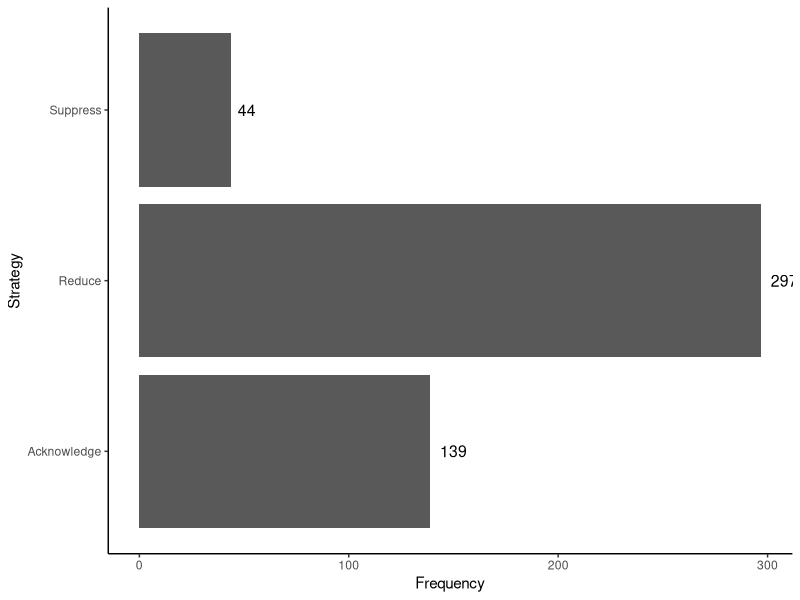
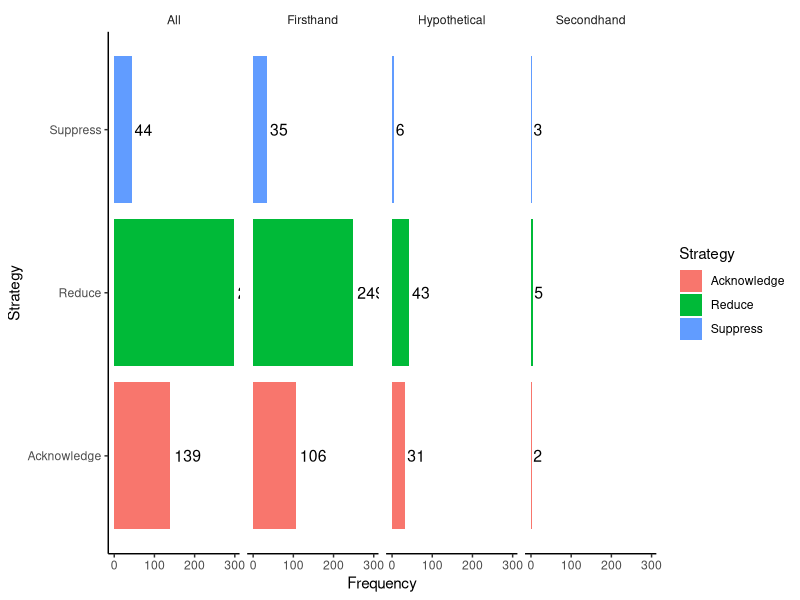
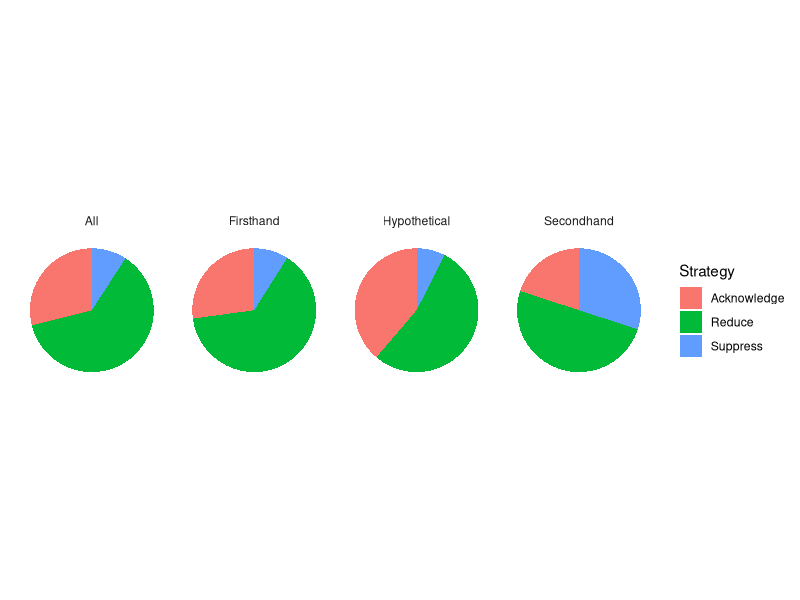
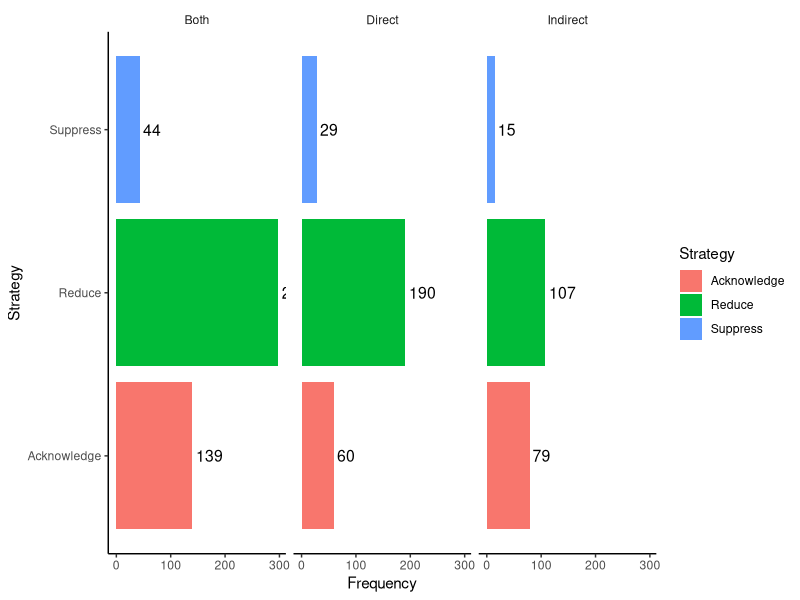
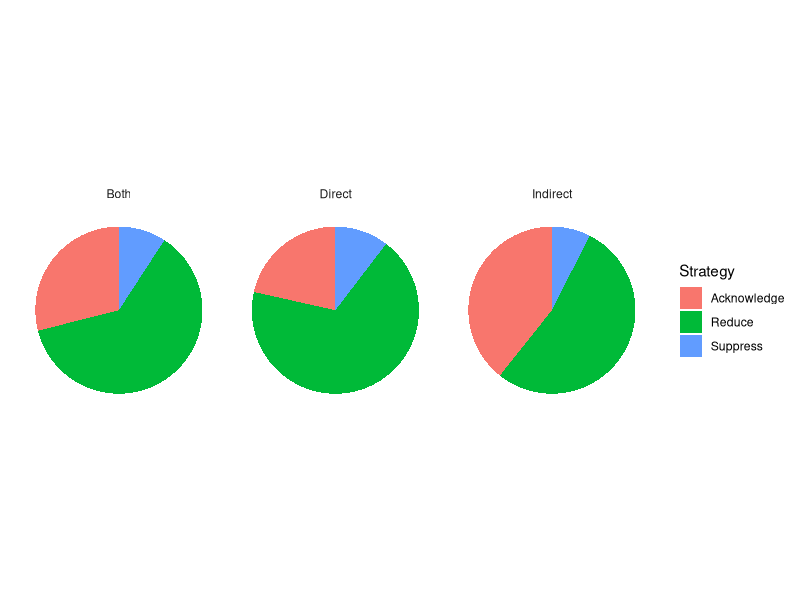
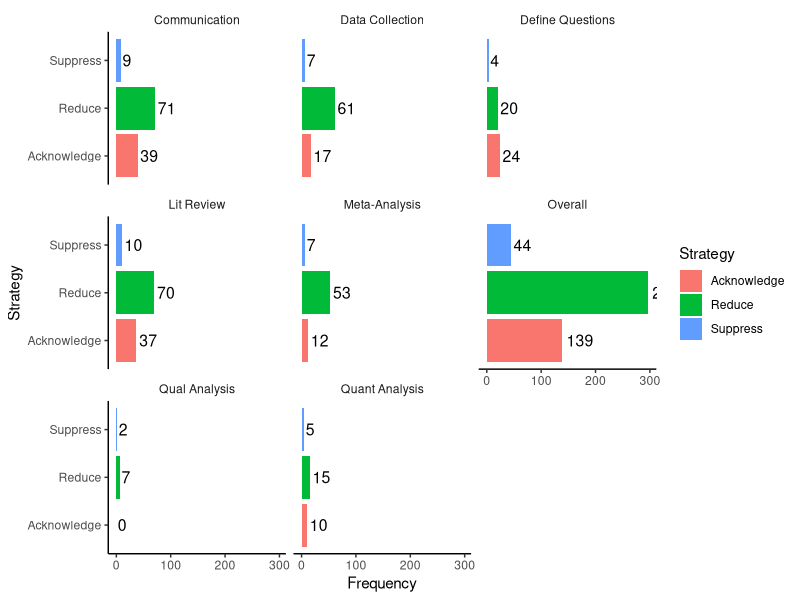
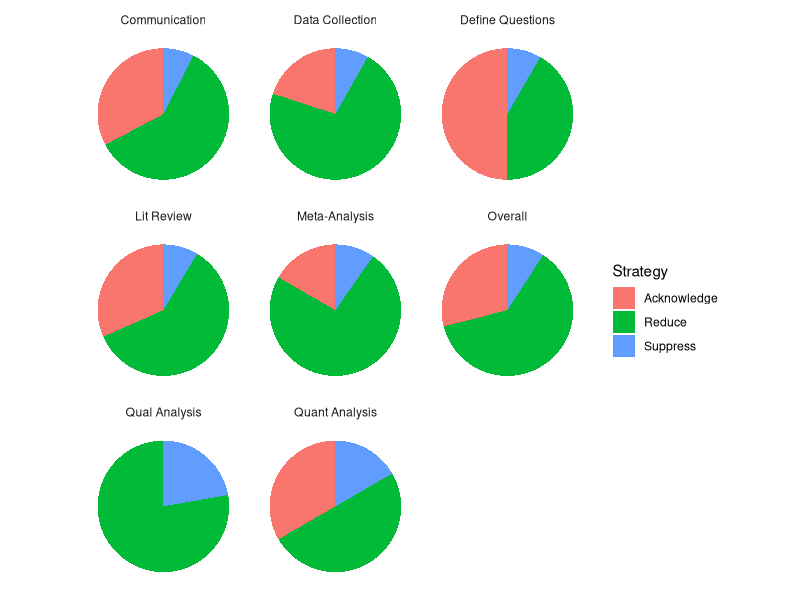
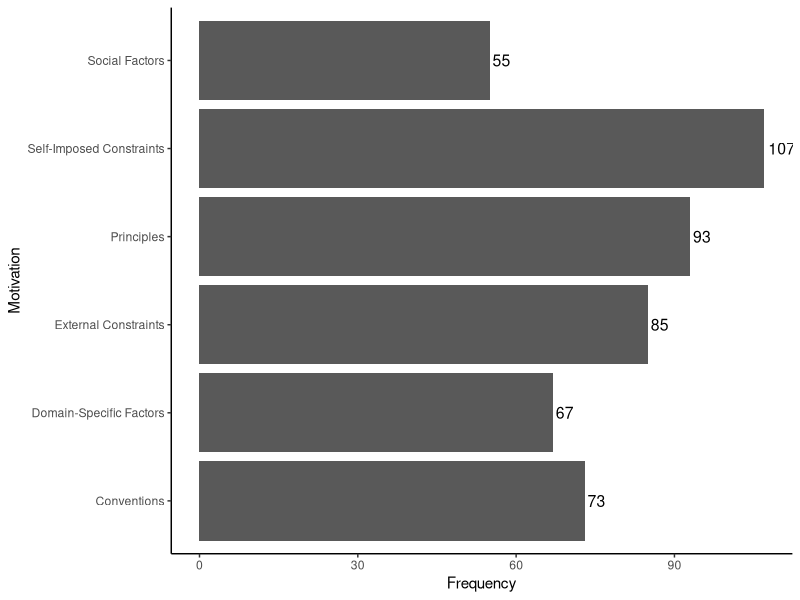

R code for these plots, in order:
## ---- chunk 1
library(ggplot2)
library(dplyr)
# library(ggstance) # devtools::install_github("lionel-/ggstance")
knitr::opts_chunk$set(echo = TRUE)
## ---- chunk 2
codes <- read.csv(file="codes-anonymous.csv", header=TRUE, sep=",")
## ---- chunk 3
# counts of strategies
d.strat <- data.frame(
  "Strategy"=c('Acknowledge','Reduce','Suppress'),
  "Frequency"=c(sum(codes$Strategy=='Acknowledge'),sum(codes$Strategy=='Reduce'),sum(codes$Strategy=='Suppress')),
  "Percent"=c(sum(codes$Strategy=='Acknowledge'),sum(codes$Strategy=='Reduce'),sum(codes$Strategy=='Suppress'))/length(codes$Decision)*100
)
## ---- chunk 4
ggplot(d.strat, aes(x=Strategy,y=Frequency)) + 
  geom_bar(stat = 'identity') + 
  geom_text(aes(label=Frequency),position=position_dodge(width=0.9), size=4, hjust=-0.35) + 
  theme(panel.background = element_blank(), axis.line = element_line(colour = "black")) + 
  coord_flip()
## ---- chunk 5
# add column to data table of strategies for type of mention
d.strat.mention <- cbind(d.strat,"Mention"=c("All","All","All"))

# get counts of strategies for:
# firsthand accounts
codes.firsthand <- codes %>% filter(Mention=="Firsthand")
d.strat.mention <- rbind(d.strat.mention, data.frame(
  "Strategy"=c('Acknowledge','Reduce','Suppress'),
  "Frequency"=c(sum(codes.firsthand$Strategy=='Acknowledge'),sum(codes.firsthand$Strategy=='Reduce'),sum(codes.firsthand$Strategy=='Suppress')),
    "Percent"=c(sum(codes.firsthand$Strategy=='Acknowledge'),sum(codes.firsthand$Strategy=='Reduce'),sum(codes.firsthand$Strategy=='Suppress'))/length(codes.firsthand$Decision)*100,
  "Mention"=c("Firsthand","Firsthand","Firsthand")
))
# secondhand accounts
codes.secondhand <- codes %>% filter(Mention=="Secondhand")
d.strat.mention <- rbind(d.strat.mention, data.frame(
  "Strategy"=c('Acknowledge','Reduce','Suppress'),
  "Frequency"=c(sum(codes.secondhand$Strategy=='Acknowledge'),sum(codes.secondhand$Strategy=='Reduce'),sum(codes.secondhand$Strategy=='Suppress')),
  "Percent"=c(sum(codes.secondhand$Strategy=='Acknowledge'),sum(codes.secondhand$Strategy=='Reduce'),sum(codes.secondhand$Strategy=='Suppress'))/length(codes.secondhand$Decision)*100,
  "Mention"=c("Secondhand","Secondhand","Secondhand")
))
# hypothetical accounts
codes.hypothetical <- codes %>% filter(Mention=="Hypothetical")
d.strat.mention <- rbind(d.strat.mention, data.frame(
  "Strategy"=c('Acknowledge','Reduce','Suppress'),
  "Frequency"=c(sum(codes.hypothetical$Strategy=='Acknowledge'),sum(codes.hypothetical$Strategy=='Reduce'),sum(codes.hypothetical$Strategy=='Suppress')),
  "Percent"=c(sum(codes.hypothetical$Strategy=='Acknowledge'),sum(codes.hypothetical$Strategy=='Reduce'),sum(codes.hypothetical$Strategy=='Suppress'))/length(codes.hypothetical$Decision)*100,
  "Mention"=c("Hypothetical","Hypothetical","Hypothetical")
))
## ---- chunk 6
ggplot(d.strat.mention, aes(x=Strategy, y=Frequency, fill=Strategy)) + 
  geom_bar(stat = 'identity') + 
  geom_text(aes(label=Frequency), position=position_dodge(width=0.9), size=4, hjust=-0.15) + 
  theme(panel.background = element_blank(), axis.line = element_line(colour = "black"), strip.background = element_blank()) + 
  facet_grid(~ Mention) +
  coord_flip()

ggplot(d.strat.mention, aes(x="", y=Percent, fill=Strategy)) +
  geom_bar(width = 1, stat = "identity") +
  coord_polar("y", start = 0) +
  # geom_text(aes(label = round(Percent,digits=1)), size=4) +
  theme_minimal() + 
  theme(axis.title.x = element_blank(), axis.title.y = element_blank(), panel.border = element_blank(), panel.grid=element_blank(),
  axis.ticks = element_blank(), plot.title=element_text(size=14, face="bold"), axis.text.x=element_blank(), strip.background = element_blank()) +
  facet_grid(~ Mention)
## ---- chunk 7
# add column to data table of strategies for type of mention
d.strat.impact <- cbind(d.strat,"Impact"=c("Both","Both","Both"))

# get counts of strategies for decisions with:
# direct impact
codes.direct <- codes %>% filter(Impact=="Direct")
d.strat.impact <- rbind(d.strat.impact, data.frame(
  "Strategy"=c('Acknowledge','Reduce','Suppress'),
  "Frequency"=c(sum(codes.direct$Strategy=='Acknowledge'),sum(codes.direct$Strategy=='Reduce'),sum(codes.direct$Strategy=='Suppress')),
  "Percent"=c(sum(codes.direct$Strategy=='Acknowledge'),sum(codes.direct$Strategy=='Reduce'),sum(codes.direct$Strategy=='Suppress'))/length(codes.direct$Decision)*100,
  "Impact"=c("Direct","Direct","Direct")
))
# indirect impact
codes.indirect <- codes %>% filter(Impact=="Indirect")
d.strat.impact <- rbind(d.strat.impact, data.frame(
  "Strategy"=c('Acknowledge','Reduce','Suppress'),
  "Frequency"=c(sum(codes.indirect$Strategy=='Acknowledge'),sum(codes.indirect$Strategy=='Reduce'),sum(codes.indirect$Strategy=='Suppress')),
  "Percent"=c(sum(codes.indirect$Strategy=='Acknowledge'),sum(codes.indirect$Strategy=='Reduce'),sum(codes.indirect$Strategy=='Suppress'))/length(codes.indirect$Decision)*100,
  "Impact"=c("Indirect","Indirect","Indirect")
))
## ---- chunk 8
ggplot(d.strat.impact, aes(x=Strategy,y=Frequency,fill=Strategy)) + 
  geom_bar(stat = 'identity') + 
  geom_text(aes(label=Frequency),position=position_dodge(width=0.9), size=4, hjust=-0.15) + 
  theme(panel.background = element_blank(), axis.line = element_line(colour = "black"), strip.background = element_blank()) + 
  facet_grid(~ Impact) +
  coord_flip()

ggplot(d.strat.impact, aes(x="", y=Percent, fill=Strategy)) +
  geom_bar(width = 1, stat = "identity") +
  coord_polar("y", start = 0) +
  # geom_text(aes(label = round(Percent,digits=1)), size=4) +
  theme_minimal() + 
  theme(axis.title.x = element_blank(), axis.title.y = element_blank(), panel.border = element_blank(), panel.grid=element_blank(),
  axis.ticks = element_blank(), plot.title=element_text(size=14, face="bold"), axis.text.x=element_blank(), strip.background = element_blank()) +
  facet_grid(~ Impact)
## ---- chunk 9
# add column to data table of strategies for type of mention
d.strat.stage <- cbind(d.strat,"Stage"=c("Overall","Overall","Overall"))

# get counts of strategies at the stage of:
# questions
codes.questions <- codes %>% filter(Stage.of.Analysis=="Defining questions and objectives")
d.strat.stage <- rbind(d.strat.stage, data.frame(
  "Strategy"=c('Acknowledge','Reduce','Suppress'),
  "Frequency"=c(sum(codes.questions$Strategy=='Acknowledge'),sum(codes.questions$Strategy=='Reduce'),sum(codes.questions$Strategy=='Suppress')),
  "Percent"=c(sum(codes.questions$Strategy=='Acknowledge'),sum(codes.questions$Strategy=='Reduce'),sum(codes.questions$Strategy=='Suppress'))/length(codes.questions$Decision)*100,
  "Stage"=c("Define Questions","Define Questions","Define Questions")
))
# literature review
codes.review <- codes %>% filter(Stage.of.Analysis=="Literature review")
d.strat.stage <- rbind(d.strat.stage, data.frame(
  "Strategy"=c('Acknowledge','Reduce','Suppress'),
  "Frequency"=c(sum(codes.review$Strategy=='Acknowledge'),sum(codes.review$Strategy=='Reduce'),sum(codes.review$Strategy=='Suppress')),
  "Percent"=c(sum(codes.review$Strategy=='Acknowledge'),sum(codes.review$Strategy=='Reduce'),sum(codes.review$Strategy=='Suppress'))/length(codes.review$Decision)*100,
  "Stage"=c("Lit Review","Lit Review","Lit Review")
))
# data collection
codes.collect <- codes %>% filter(Stage.of.Analysis=="Data collection")
d.strat.stage <- rbind(d.strat.stage, data.frame(
  "Strategy"=c('Acknowledge','Reduce','Suppress'),
  "Frequency"=c(sum(codes.collect$Strategy=='Acknowledge'),sum(codes.collect$Strategy=='Reduce'),sum(codes.collect$Strategy=='Suppress')),
  "Percent"=c(sum(codes.collect$Strategy=='Acknowledge'),sum(codes.collect$Strategy=='Reduce'),sum(codes.collect$Strategy=='Suppress'))/length(codes.collect$Decision)*100,
  "Stage"=c("Data Collection","Data Collection","Data Collection")
))
# meta-analysis
codes.meta <- codes %>% filter(Stage.of.Analysis=="Meta-analysis")
d.strat.stage <- rbind(d.strat.stage, data.frame(
  "Strategy"=c('Acknowledge','Reduce','Suppress'),
  "Frequency"=c(sum(codes.meta$Strategy=='Acknowledge'),sum(codes.meta$Strategy=='Reduce'),sum(codes.meta$Strategy=='Suppress')),
  "Percent"=c(sum(codes.meta$Strategy=='Acknowledge'),sum(codes.meta$Strategy=='Reduce'),sum(codes.meta$Strategy=='Suppress'))/length(codes.meta$Decision)*100,
  "Stage"=c("Meta-Analysis","Meta-Analysis","Meta-Analysis")
))
# quantitative analysis
codes.quant <- codes %>% filter(Stage.of.Analysis=="Quantitative Analysis")
d.strat.stage <- rbind(d.strat.stage, data.frame(
  "Strategy"=c('Acknowledge','Reduce','Suppress'),
  "Frequency"=c(sum(codes.quant$Strategy=='Acknowledge'),sum(codes.quant$Strategy=='Reduce'),sum(codes.quant$Strategy=='Suppress')),
  "Percent"=c(sum(codes.quant$Strategy=='Acknowledge'),sum(codes.quant$Strategy=='Reduce'),sum(codes.quant$Strategy=='Suppress'))/length(codes.quant$Decision)*100,
  "Stage"=c("Quant Analysis","Quant Analysis","Quant Analysis")
))
# qualitative analysis
codes.qual <- codes %>% filter(Stage.of.Analysis=="Qualitative analysis")
d.strat.stage <- rbind(d.strat.stage, data.frame(
  "Strategy"=c('Acknowledge','Reduce','Suppress'),
  "Frequency"=c(sum(codes.qual$Strategy=='Acknowledge'),sum(codes.qual$Strategy=='Reduce'),sum(codes.qual$Strategy=='Suppress')),
  "Percent"=c(sum(codes.qual$Strategy=='Acknowledge'),sum(codes.qual$Strategy=='Reduce'),sum(codes.qual$Strategy=='Suppress'))/length(codes.qual$Decision)*100,
  "Stage"=c("Qual Analysis","Qual Analysis","Qual Analysis")
))
# communication
codes.comm <- codes %>% filter(Stage.of.Analysis=="Communication")
d.strat.stage <- rbind(d.strat.stage, data.frame(
  "Strategy"=c('Acknowledge','Reduce','Suppress'),
  "Frequency"=c(sum(codes.comm$Strategy=='Acknowledge'),sum(codes.comm$Strategy=='Reduce'),sum(codes.comm$Strategy=='Suppress')),
  "Percent"=c(sum(codes.comm$Strategy=='Acknowledge'),sum(codes.comm$Strategy=='Reduce'),sum(codes.comm$Strategy=='Suppress'))/length(codes.comm$Decision)*100,
  "Stage"=c("Communication","Communication","Communication")
))
## ---- chunk 10
ggplot(d.strat.stage, aes(x=Strategy,y=Frequency,fill=Strategy)) + 
  geom_bar(stat = 'identity') + 
  geom_text(aes(label=Frequency),position=position_dodge(width=0.9), size=4, hjust=-0.15) + 
  theme(panel.background = element_blank(), axis.line = element_line(colour = "black"), strip.background = element_blank()) + 
  facet_wrap(~ Stage) +
  coord_flip()

ggplot(d.strat.stage, aes(x="", y=Percent, fill=Strategy)) +
  geom_bar(width = 1, stat = "identity") +
  coord_polar("y", start = 0) +
  # geom_text(aes(label = round(Percent,digits=1)), size=4) +
  theme_minimal() + 
  theme(axis.title.x = element_blank(), axis.title.y = element_blank(), panel.border = element_blank(), panel.grid=element_blank(),
  axis.ticks = element_blank(), plot.title=element_text(size=14, face="bold"), axis.text.x=element_blank(), strip.background = element_blank()) +
  facet_wrap(~ Stage)
## ---- chunk 11
unique(codes$Reason)
## ---- chunk 12
# add a column to the data table for motivations
codes$Motivation <- with(codes, 
                         ifelse(Reason %in% c("Consistency", "Reproducibility", "Comprehensiveness"), "Principles",
                            ifelse(Reason %in% c("Confidence through consensus", "Ease of understanding"), "Social Factors",
                               ifelse(Reason %in% c("Domain knowledge", "Conceptual clarity"), "Domain-Specific Factors",
                                  ifelse(Reason %in% c("Statistical power", "Standard practice"), "Conventions",
                                     ifelse(Reason %in% c("Research questions", "Caution", "Preference", "Lack of knowledge"), "Self-Imposed Constraints",
                                        "External Constraints"
                                     )
                                  )
                               )
                            )
                         )
                    )
## ---- chunk 13
# counts of strategies
d.motive <- data.frame(
  "Motivation"=c("Principles","Social Factors","Domain-Specific Factors","Conventions","Self-Imposed Constraints","External Constraints"),
  "Frequency"=c(sum(codes$Motivation=="Principles"),sum(codes$Motivation=="Social Factors"),sum(codes$Motivation=="Domain-Specific Factors"),sum(codes$Motivation=="Conventions"),sum(codes$Motivation=="Self-Imposed Constraints"),sum(codes$Motivation=="External Constraints")),
  "Percent"=c(sum(codes$Motivation=="Principles"),sum(codes$Motivation=="Social Factors"),sum(codes$Motivation=="Domain-Specific Factors"),sum(codes$Motivation=="Conventions"),sum(codes$Motivation=="Self-Imposed Constraints"),sum(codes$Motivation=="External Constraints"))/length(codes$Decision)*100
)
## ---- chunk 14
ggplot(d.motive, aes(x=Motivation,y=Frequency)) + 
  geom_bar(stat = 'identity') + 
  geom_text(aes(label=Frequency),position=position_dodge(width=0.9), size=4, hjust=-0.15) + 
  theme(panel.background = element_blank(), axis.line = element_line(colour = "black")) +
  coord_flip()

ggplot(codes, aes(x=Reason)) +
  geom_bar(stat = 'count') +
  theme(panel.background = element_blank(), axis.line = element_line(colour = "black"), strip.background = element_blank()) +
  facet_grid(~ Motivation) +
  coord_flip()

# this one is kinda weird, but I find it helpful when it's enlarged in a separate window
# ggplot(codes, aes(x=factor(1),fill=Reason)) + 
#   geom_bar(width = 1) + 
#   coord_polar("y", start = 0) +
#   theme_minimal() + 
#   theme(axis.title.x = element_blank(), axis.title.y = element_blank(), panel.border = element_blank(), panel.grid=element_blank(),
#   axis.ticks = element_blank(), plot.title=element_text(size=14, face="bold"), axis.text.x=element_blank(), strip.background = element_blank()) +
#   facet_wrap(~ Motivation)
## ---- chunk 15
# add column to data table of strategies for type of mention
d.motive.strat <- cbind(d.motive,"Strategy"=c("All","All","All","All","All","All"))

# get counts of motivations for each strategy:
# acknowledge
codes.acknowledge <- codes %>% filter(Strategy=="Acknowledge")
d.motive.strat <- rbind(d.motive.strat, data.frame(
  "Motivation"=c("Principles","Social Factors","Domain-Specific Factors","Conventions","Self-Imposed Constraints","External Constraints"),
  "Frequency"=c(sum(codes.acknowledge$Motivation=="Principles"),sum(codes.acknowledge$Motivation=="Social Factors"),sum(codes.acknowledge$Motivation=="Domain-Specific Factors"),sum(codes.acknowledge$Motivation=="Conventions"),sum(codes.acknowledge$Motivation=="Self-Imposed Constraints"),sum(codes.acknowledge$Motivation=="External Constraints")),
  "Percent"=c(sum(codes.acknowledge$Motivation=="Principles"),sum(codes.acknowledge$Motivation=="Social Factors"),sum(codes.acknowledge$Motivation=="Domain-Specific Factors"),sum(codes.acknowledge$Motivation=="Conventions"),sum(codes.acknowledge$Motivation=="Self-Imposed Constraints"),sum(codes.acknowledge$Motivation=="External Constraints"))/length(codes.acknowledge$Decision)*100,
  "Strategy"=c("Acknowledge","Acknowledge","Acknowledge","Acknowledge","Acknowledge","Acknowledge")
))
# reduce
codes.reduce <- codes %>% filter(Strategy=="Reduce")
d.motive.strat <- rbind(d.motive.strat, data.frame(
  "Motivation"=c("Principles","Social Factors","Domain-Specific Factors","Conventions","Self-Imposed Constraints","External Constraints"),
  "Frequency"=c(sum(codes.reduce$Motivation=="Principles"),sum(codes.reduce$Motivation=="Social Factors"),sum(codes.reduce$Motivation=="Domain-Specific Factors"),sum(codes.reduce$Motivation=="Conventions"),sum(codes.reduce$Motivation=="Self-Imposed Constraints"),sum(codes.reduce$Motivation=="External Constraints")),
  "Percent"=c(sum(codes.reduce$Motivation=="Principles"),sum(codes.reduce$Motivation=="Social Factors"),sum(codes.reduce$Motivation=="Domain-Specific Factors"),sum(codes.reduce$Motivation=="Conventions"),sum(codes.reduce$Motivation=="Self-Imposed Constraints"),sum(codes.reduce$Motivation=="External Constraints"))/length(codes.reduce$Decision)*100,
  "Strategy"=c("Reduce","Reduce","Reduce","Reduce","Reduce","Reduce")
))
# suppress
codes.suppress <- codes %>% filter(Strategy=="Suppress")
d.motive.strat <- rbind(d.motive.strat, data.frame(
  "Motivation"=c("Principles","Social Factors","Domain-Specific Factors","Conventions","Self-Imposed Constraints","External Constraints"),
  "Frequency"=c(sum(codes.suppress$Motivation=="Principles"),sum(codes.suppress$Motivation=="Social Factors"),sum(codes.suppress$Motivation=="Domain-Specific Factors"),sum(codes.suppress$Motivation=="Conventions"),sum(codes.suppress$Motivation=="Self-Imposed Constraints"),sum(codes.suppress$Motivation=="External Constraints")),
  "Percent"=c(sum(codes.suppress$Motivation=="Principles"),sum(codes.suppress$Motivation=="Social Factors"),sum(codes.suppress$Motivation=="Domain-Specific Factors"),sum(codes.suppress$Motivation=="Conventions"),sum(codes.suppress$Motivation=="Self-Imposed Constraints"),sum(codes.suppress$Motivation=="External Constraints"))/length(codes.suppress$Decision)*100,
  "Strategy"=c("Suppress","Suppress","Suppress","Suppress","Suppress","Suppress")
))
## ---- chunk 16
ggplot(d.motive.strat, aes(x=Motivation,y=Frequency)) + 
  geom_bar(stat = 'identity') + 
  geom_text(aes(label=Frequency),position=position_dodge(width=0.9), size=4, hjust=-0.15) + 
  theme(panel.background = element_blank(), axis.line = element_line(colour = "black"), strip.background = element_blank()) + 
  facet_wrap(~ Strategy) + 
  coord_flip()

ggplot(d.motive.strat, aes(x="", y=Percent, fill=Motivation)) +
  geom_bar(width = 1, stat = "identity") +
  coord_polar("y", start = 0) +
  # geom_text(aes(label = round(Percent,digits=1)), size=4) +
  theme_minimal() + 
  theme(axis.title.x = element_blank(), axis.title.y = element_blank(), panel.border = element_blank(), panel.grid=element_blank(),
  axis.ticks = element_blank(), plot.title=element_text(size=14, face="bold"), axis.text.x=element_blank()) +
  facet_wrap(~ Strategy)
## ---- chunk 17
unique(codes$Need)
